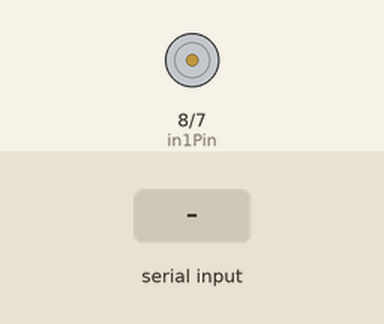
This sketch was run on a simulated Arduino Uno, built with avr-gcc and run on an emulated ATmega328P. Shown: motor-driver pin pairs drawn as motors (green arrow = first pin HIGH = forward, orange = second pin HIGH = backward, longer = more drive, scaled by the enable pin). The test bench sets the inputs (shaded band). What the sketch prints to the serial monitor is not drawn.

Above: at 1.2 s.
1.3 s: "L" received over Serial
At 1.7 s:
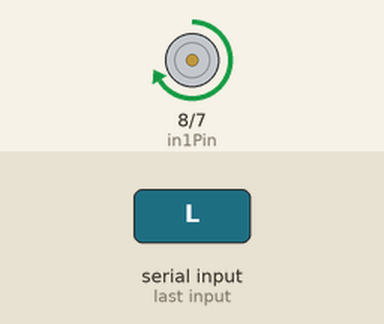
3.3 s: "R" received over Serial
At 3.7 s:
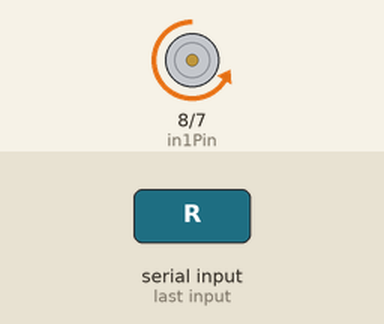
Timing chart, 0 to 6.3 s (numbered marks = the images above; inputs shaded):
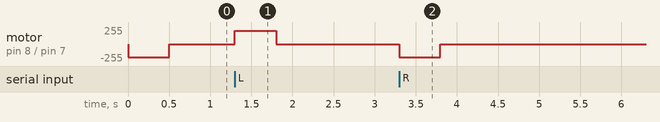

Measured:
- after the input at 1.3 s, motor on pin 8 (in1Pin) / pin 7 (in2Pin): stopped → forward 200/255 at once, → stopped 0.50 s later
- after the input at 3.3 s, motor on pin 8 (in1Pin) / pin 7 (in2Pin): stopped → backward 200/255 at once, → stopped 0.50 s later

The sketch:

flip_test.ino
```cpp
const int in2Pin=7;
const int in1Pin=8;
const int enPin=9;
char state=0;

void setup() {
  // put your setup code here, to run once:
  Serial.begin(115200);
  pinMode(in2Pin,OUTPUT); //in2
  pinMode(in1Pin,OUTPUT); //in1
  pinMode(enPin,OUTPUT); //en
  state='R';
}

void loop() {
  // put your main code here, to run repeatedly:
  if(Serial.available()>0){
    state=Serial.read();
  }
  Serial.println(state);
  switch(state){
    case 'L':
      Serial.println("State L");
      digitalWrite(in1Pin,HIGH);
      digitalWrite(in2Pin,LOW);
      analogWrite(enPin, 200);
      delay(500);
      state='E';
      break;
    case 'R':
      digitalWrite(in1Pin,LOW);
      digitalWrite(in2Pin,HIGH);
      analogWrite(enPin, 200);
      delay(500);
      state='E';
      break;
    case 'E':
      analogWrite(enPin, 0);
      break;
  }
 //delay(500);
}
```
